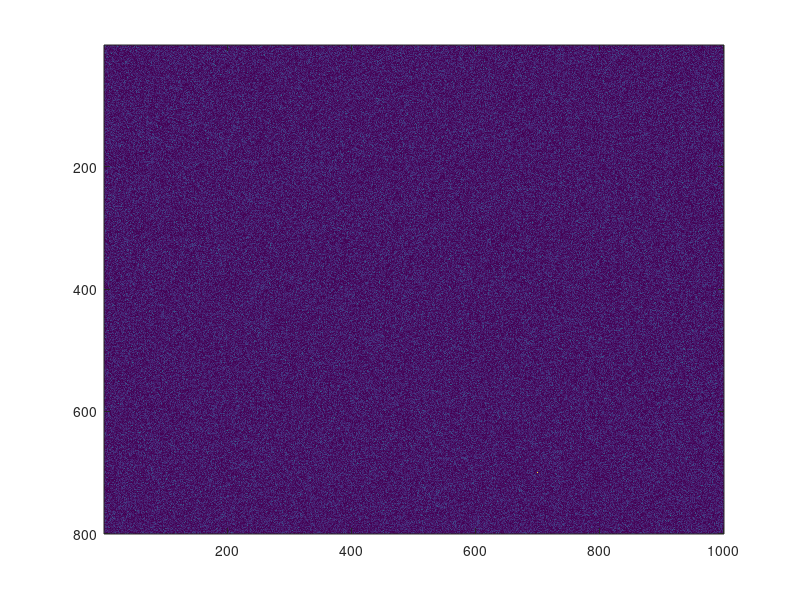
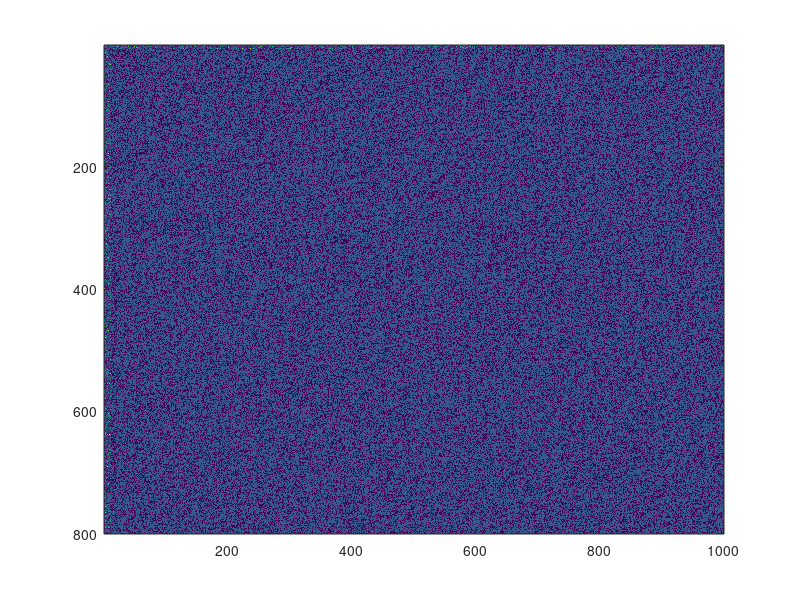

MATLAB code for these plots, in order:
% Implement 1D CFAR using lagging cells on the given noise and target scenario.

% Close and delete all currently open figures
close all;

% Data_points
range = 1000;
doppler = 800;

% Generate random noise
s=abs(randn(doppler,range));

%Targets location. Assigning bin 100, 200, 300 and 700 as Targets with the amplitudes of 8, 9, 4, 11.
s(100,100) = 8;
s(200,200) = 9;
s(300,300) = 4;
s(700,700) = 11;

%plot the output
figure,imagesc(s);

% TODO: Apply CFAR to detect the targets by filtering the noise.

% 1. Define the following:
% 1a. Training Cells
% 1b. Guard Cells 
Tr = 8;
Td = 4;
Gr = 4;
Gd = 2;

% Offset : Adding room above noise threshold for desired SNR 
offset=5;

% calculate the total size of training cells
total_size_of_training = (2*Tr+2*Gr+1)*(2*Td+2*Gd+1) - (2*Gr+1)*(2*Gr+1);

% 2. Slide window across the signal length
for i = 1:(doppler-(Gd+Td))  
  for j = 1:(range-(Gr+Tr))   
      % 2. - 5. Determine the noise threshold by measuring it within the training cells
      sum_tr_lead = sum(sum(s(i:i+Td-1,j:j+Tr-1)));
      avg_tr = sum_tr_lead/total_size_of_training;
      threshold = offset * avg_tr;
      % 6. Measuring the signal within the CUT
      signal = s(i+Td+Gd,j+Tr+Gr);
      % 8. Filter the signal above the threshold
      if (signal > threshold)
        s(i+Td+Gd,j+Tr+Gr) = 1;
      else
        s(i+Td+Gd,j+Tr+Gr) = 0;
      end
  end
end

s(s != 0 || s != 1) = 0;
figure,imagesc(s);
